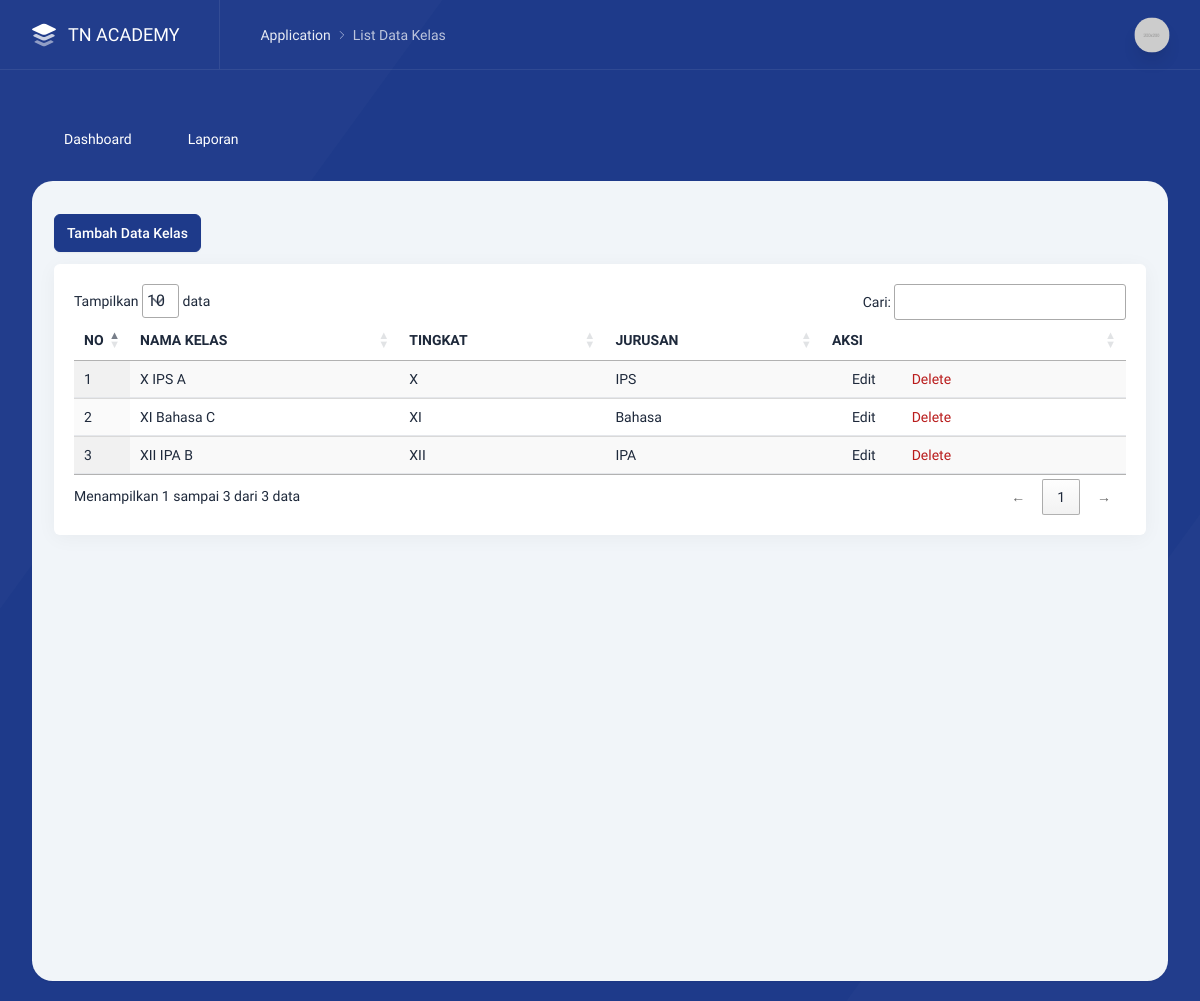
Screenshot of /index.php/admin/kelas with the database file from the repository.
### tables this page shows
CREATE TABLE `kelas` (
  `id_kelas` int NOT NULL,
  `nama_kelas` varchar(100) NOT NULL,
  `tingkat` enum('X','XI','XII') NOT NULL,
  `jurusan` varchar(100) NOT NULL
);

### application/libraries/template.php (called while the page is built, shortened)
<?php
class Template{
    var $template_data = array();
    function set($name, $value){
        $this->template_data[$name] = $value;
    }
    function load($template = '', $view = '' , $view_data = array(), $return = FALSE){
        $this->CI =& get_instance();
        $this->set('contents', $this->CI->load->view($view, $view_data, TRUE));
        return $this->CI->load->view($template, $this->template_data, $return);
    }
}

### application/controllers/admin/Kelas.php (called while the page is built, shortened)
<?php
class Kelas extends MY_Controller {
    public function index()
    {
        $data = array(
            'kelas'      => $this->Kelas_model->get_all(),
            'title'      => 'List Data Kelas',
        );
        $this->template->load('template','master/kelas',$data);
    }
}

### index.php (called while the page is built, shortened)
<?php
require_once BASEPATH.'core/CodeIgniter.php';

### application/models/Kelas_model.php (called while the page is built, shortened)
<?php
class Kelas_model extends CI_Model {
	public function get_all(){
		$this->db->from('kelas');
		$this->db->order_by('nama_kelas','ASC');
		return $this->db->get()->result_array();
	}
}

### application/views/master/kelas.php (the view, shortened to what this page needs)
<div class="text-left">
    <a href="javascript:;" data-tw-toggle="modal" data-tw-target="#addKelas" class="btn btn-primary">
        Tambah Data Kelas
    </a>
</div>
<div class="intro-y box mt-3">
    <div class="p-5">
        <div class="preview">
            <div class="overflow-x-auto">
                <table id="kelasTable" class="table table-auto display datatable w-full">
                    <thead class="bg-gray-100">
                        <tr>
                            <th class="w-5">NO</th>
                            <th class="border-b-2">NAMA KELAS</th>
                            <th class="border-b-2">TINGKAT</th>
                            <th class="border-b-2">JURUSAN</th>
                            <th class="border-b-2">AKSI</th>
                        </tr>
                    </thead>
                    <tbody>
                        <?php $no=1; foreach ($kelas as $kel) { ?>
                        <tr>
                            <td><?= $no ?></td>
                            <td><?= $kel['nama_kelas'] ?></td>
                            <td><?= $kel['tingkat'] ?></td>
                            <td><?= $kel['jurusan'] ?></td>
                            <td>
                                <div class="flex space-x-3">
                                    <a class="flex text-blue-500 mr-4" href="javascript:;"
                                       data-tw-toggle="modal" data-tw-target="#edit<?= $kel['id_kelas'] ?>">
                                        <i data-lucide="edit" class="w-4 h-4 mr-1"></i>Edit
                                    </a>
                                   <a class="flex text-danger delete-btn" href="javascript:;"
                                       onclick="confirmDelete('<?= site_url('admin/kelas/delete/'.$kel['id_kelas']) ?>')">
                                        <i data-lucide="trash-2" class="w-4 h-4 mr-1"></i> Delete
                                    </a>
                                </div>
                            </td>
                        </tr>
                        <?php $no++; } ?>
                    </tbody>
                </table>
            </div>
        </div>
    </div>
</div>

### rows the page displays
kelas: nama_kelas "X IPS A", tingkat "X", jurusan "IPS"
kelas: nama_kelas "XI Bahasa C", tingkat "XI", jurusan "Bahasa"
kelas: nama_kelas "XII IPA B", tingkat "XII", jurusan "IPA"

### other values shown
$title "List Data Kelas"
